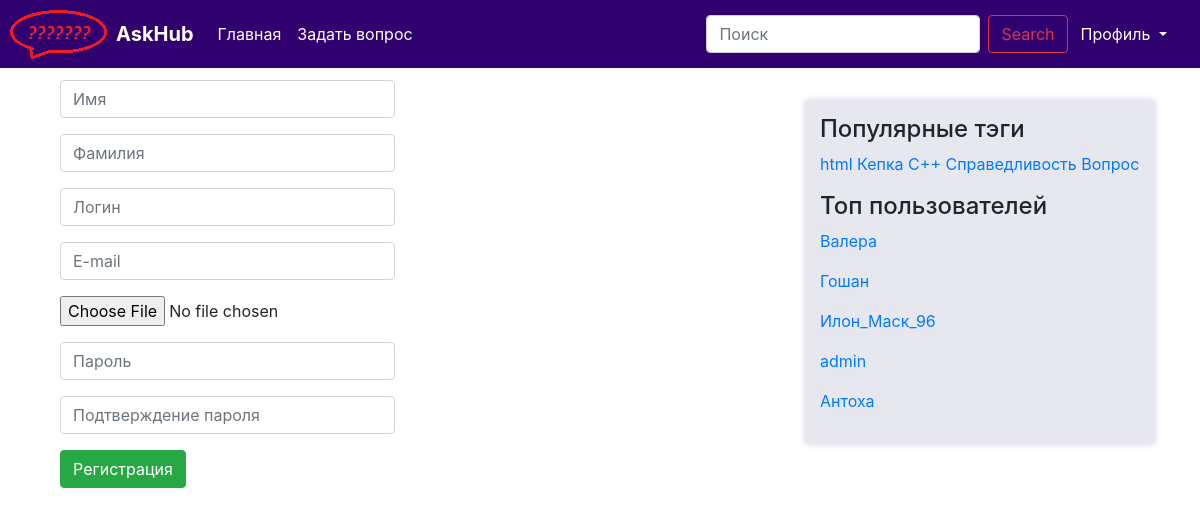
Page /registration/ on the committed database.
### question/models.py (models this page shows, shortened)
class Tag(models.Model):
    title = models.CharField(max_length=120, verbose_name=u"Заголовок ярлыка")
    objects = TagManager()

class User(AbstractUser):
    upload = models.ImageField(upload_to='uploads/%Y/%m/%d/')
    registration_date = models.DateTimeField(default=timezone.now, verbose_name="Дата решистрации")
    rating = models.IntegerField(default=0, verbose_name="Рейтинг пользователя")
    objects = UserManager()
    def __str__(self):
        return self.username

### question/views.py (the view)
# urls.py: path('registration/', views.registration, name='registration'),
def registration(request):
    if request.method == 'POST':
        form = UserRegistrationForm(request.POST, request.FILES)
        if form.is_valid():
            user = form.save()
            user.set_password(form.cleaned_data['password'])
            user.save()
            login(request, user)
            return redirect('/')
    else:
        form = UserRegistrationForm()
        logout(request)
    return render(request, 'question/registration.html', {
            'form': form,
            'tags' : paginate(request, Tag.objects.hottest()),
            'users' : paginate(request, User.objects.by_rating()),
        })

### question/managers.py (called while the page is built)
    def hottest(self):
        return self.annotate(question_count=Count('question')).order_by('-question_count')

    def by_rating(self):
        return self.order_by('-rating')

### question/views.py (called while the page is built)
def paginate(request, objects_list):
    paginator = Paginator(objects_list, 5)
    page = request.GET.get('page')
    try:
        objects = paginator.page(page)
    except PageNotAnInteger:
        objects = paginator.page(1)
    except EmptyPage:
        objects = paginator.page(paginator.num_pages)
    return objects

### question/templates/question/registration.html (shortened to what this page needs)
{% extends "question/base.html" %}
{% load static %}
{% block content %}
<div class="main">
    <form enctype="multipart/form-data" class="form-horizontal" action="/registration/?next={{ request.GET.next }}" method="post">
        <div class="col-md-6">
            <fieldset>
                {% for field in form %}
                    <div class="form-group">
                        {{ field }}
                    </div>
                {% endfor %}
                <div class="form-group">
                    <input type="submit" value="Регистрация" class="btn btn-success"/>
                </div>
            </fieldset>
        </div>
    </form>
</div>
{% endblock %}

### question/templates/question/sidebar.html
{% load static %}
{% block sidebar %}
    <div class="sidebar">
        <h4>Популярные тэги</h4>
        {% for t in tags %}
            <a href="{% url 'tag' id=t.id %}">{{ t.title }}</a>
        {% endfor %}
        <p>
        <h4>Топ пользователей</h4>
            {% for user in users %}
                <p><a href="{% url 'user' id=user.id %}">{{ user }}</a></p>
            {% endfor %}
        </p>
    </div>
{% endblock %}

### static/css/askme.css (style rules this page uses)
html { position: relative; min-height: 100%; }
body { margin-bottom: 60px; }
.sidebar { background-color: #e7e7f0; box-shadow: 0px 0px 5px 2px #e7e7f0; padding: 15px; margin: 20px 0px 0px 0px; border-radius: 5px; }

### rows in the picture
Tag: title "html"
Tag: title "Кепка"
Tag: title "С++"
Tag: title "Справедливость"
Tag: title "Вопрос"
User: username "Валера"
User: username "Гошан"
User: username "Илон_Маск_96"
User: username "admin"
User: username "Антоха"
